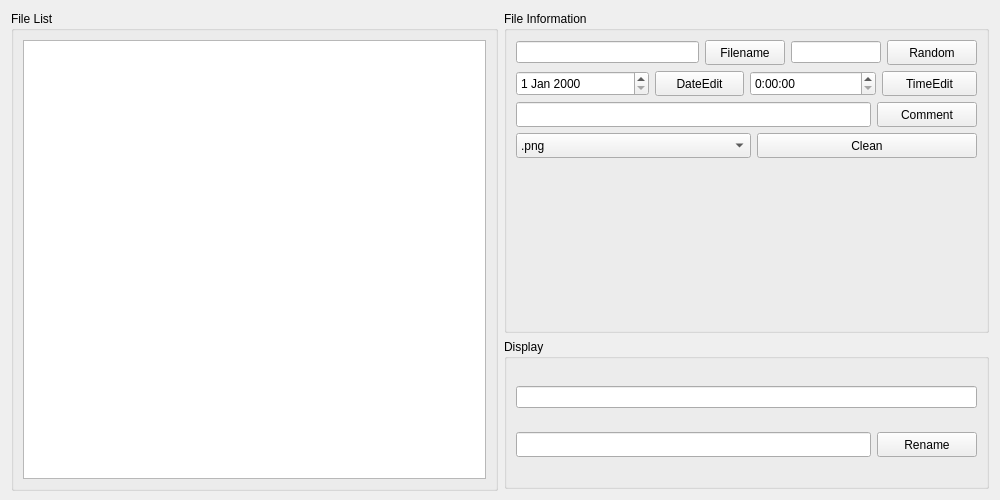
<?xml version="1.0" encoding="UTF-8"?>
<ui version="4.0">
 <class>Widget</class>
 <widget class="QWidget" name="Widget">
  <property name="geometry">
   <rect>
    <x>0</x>
    <y>0</y>
    <width>1000</width>
    <height>500</height>
   </rect>
  </property>
  <property name="minimumSize">
   <size>
    <width>1000</width>
    <height>500</height>
   </size>
  </property>
  <property name="windowTitle">
   <string>Widget</string>
  </property>
  <layout class="QHBoxLayout" name="horizontalLayout_2">
   <item>
    <layout class="QHBoxLayout" name="horizontalLayout">
     <item>
      <widget class="QGroupBox" name="FileListGroupBox">
       <property name="minimumSize">
        <size>
         <width>487</width>
         <height>480</height>
        </size>
       </property>
       <property name="title">
        <string>File List</string>
       </property>
       <layout class="QHBoxLayout" name="horizontalLayout_4">
        <item>
         <widget class="QListWidget" name="listWidget"/>
        </item>
       </layout>
      </widget>
     </item>
     <item>
      <layout class="QVBoxLayout" name="verticalLayout">
       <item>
        <widget class="QGroupBox" name="FileInformationGroupBox">
         <property name="minimumSize">
          <size>
           <width>485</width>
           <height>0</height>
          </size>
         </property>
         <property name="title">
          <string>File Information</string>
         </property>
         <layout class="QVBoxLayout" name="verticalLayout_2">
          <item>
           <layout class="QHBoxLayout" name="horizontalLayout_11">
            <item>
             <layout class="QHBoxLayout" name="horizontalLayout_5">
              <item>
               <widget class="QLineEdit" name="lineEdit_Filename"/>
              </item>
              <item>
               <widget class="QPushButton" name="pushButton_Filename">
                <property name="minimumSize">
                 <size>
                  <width>0</width>
                  <height>25</height>
                 </size>
                </property>
                <property name="maximumSize">
                 <size>
                  <width>16777215</width>
                  <height>25</height>
                 </size>
                </property>
                <property name="text">
                 <string>Filename</string>
                </property>
               </widget>
              </item>
             </layout>
            </item>
            <item>
             <layout class="QHBoxLayout" name="horizontalLayout_8">
              <item>
               <widget class="QLineEdit" name="lineEdit_Random">
                <property name="minimumSize">
                 <size>
                  <width>90</width>
                  <height>0</height>
                 </size>
                </property>
                <property name="maximumSize">
                 <size>
                  <width>90</width>
                  <height>16777215</height>
                 </size>
                </property>
               </widget>
              </item>
              <item>
               <widget class="QPushButton" name="pushButton_Random">
                <property name="minimumSize">
                 <size>
                  <width>90</width>
                  <height>25</height>
                 </size>
                </property>
                <property name="maximumSize">
                 <size>
                  <width>90</width>
                  <height>25</height>
                 </size>
                </property>
                <property name="text">
                 <string>Random</string>
                </property>
               </widget>
              </item>
             </layout>
            </item>
           </layout>
          </item>
          <item>
           <layout class="QHBoxLayout" name="horizontalLayout_10">
            <item>
             <layout class="QHBoxLayout" name="horizontalLayout_6">
              <item>
               <widget class="QDateEdit" name="dateEdit">
                <property name="minimumSize">
                 <size>
                  <width>133</width>
                  <height>25</height>
                 </size>
                </property>
                <property name="maximumSize">
                 <size>
                  <width>16777215</width>
                  <height>25</height>
                 </size>
                </property>
               </widget>
              </item>
              <item>
               <widget class="QPushButton" name="pushButton_DateEdit">
                <property name="minimumSize">
                 <size>
                  <width>0</width>
                  <height>25</height>
                 </size>
                </property>
                <property name="maximumSize">
                 <size>
                  <width>16777215</width>
                  <height>25</height>
                 </size>
                </property>
                <property name="text">
                 <string>DateEdit</string>
                </property>
               </widget>
              </item>
             </layout>
            </item>
            <item>
             <layout class="QHBoxLayout" name="horizontalLayout_7">
              <item>
               <widget class="QTimeEdit" name="timeEdit">
                <property name="minimumSize">
                 <size>
                  <width>126</width>
                  <height>25</height>
                 </size>
                </property>
                <property name="maximumSize">
                 <size>
                  <width>16777215</width>
                  <height>25</height>
                 </size>
                </property>
                <property name="currentSection">
                 <enum>QDateTimeEdit::HourSection</enum>
                </property>
                <property name="displayFormat">
                 <string>H:mm:ss</string>
                </property>
               </widget>
              </item>
              <item>
               <widget class="QPushButton" name="pushButton_TimeEdit">
                <property name="minimumSize">
                 <size>
                  <width>0</width>
                  <height>25</height>
                 </size>
                </property>
                <property name="maximumSize">
                 <size>
                  <width>16777215</width>
                  <height>25</height>
                 </size>
                </property>
                <property name="text">
                 <string>TimeEdit</string>
                </property>
               </widget>
              </item>
             </layout>
            </item>
           </layout>
          </item>
          <item>
           <layout class="QHBoxLayout" name="horizontalLayout_9">
            <item>
             <widget class="QLineEdit" name="lineEdit_comment">
              <property name="minimumSize">
               <size>
                <width>350</width>
                <height>25</height>
               </size>
              </property>
              <property name="maximumSize">
               <size>
                <width>16777215</width>
                <height>25</height>
               </size>
              </property>
             </widget>
            </item>
            <item>
             <widget class="QPushButton" name="pushButton_Comment">
              <property name="minimumSize">
               <size>
                <width>100</width>
                <height>25</height>
               </size>
              </property>
              <property name="maximumSize">
               <size>
                <width>16777215</width>
                <height>25</height>
               </size>
              </property>
              <property name="text">
               <string>Comment</string>
              </property>
             </widget>
            </item>
           </layout>
          </item>
          <item>
           <layout class="QHBoxLayout" name="horizontalLayout_12">
            <item>
             <widget class="QComboBox" name="comboBox">
              <property name="minimumSize">
               <size>
                <width>0</width>
                <height>25</height>
               </size>
              </property>
              <property name="maximumSize">
               <size>
                <width>16777215</width>
                <height>25</height>
               </size>
              </property>
              <item>
               <property name="text">
                <string>.png</string>
               </property>
              </item>
              <item>
               <property name="text">
                <string>.jpg</string>
               </property>
              </item>
              <item>
               <property name="text">
                <string>.jpeg</string>
               </property>
              </item>
              <item>
               <property name="text">
                <string>.mp3</string>
               </property>
              </item>
              <item>
               <property name="text">
                <string>.mp4</string>
               </property>
              </item>
              <item>
               <property name="text">
                <string>.avi</string>
               </property>
              </item>
             </widget>
            </item>
            <item>
             <widget class="QPushButton" name="pushButton_Clean">
              <property name="minimumSize">
               <size>
                <width>220</width>
                <height>25</height>
               </size>
              </property>
              <property name="maximumSize">
               <size>
                <width>220</width>
                <height>25</height>
               </size>
              </property>
              <property name="text">
               <string>Clean</string>
              </property>
             </widget>
            </item>
           </layout>
          </item>
          <item>
           <spacer name="verticalSpacer">
            <property name="orientation">
             <enum>Qt::Vertical</enum>
            </property>
            <property name="sizeHint" stdset="0">
             <size>
              <width>20</width>
              <height>259</height>
             </size>
            </property>
           </spacer>
          </item>
         </layout>
        </widget>
       </item>
       <item>
        <widget class="QGroupBox" name="DisplayGroupBox">
         <property name="minimumSize">
          <size>
           <width>485</width>
           <height>150</height>
          </size>
         </property>
         <property name="maximumSize">
          <size>
           <width>16777215</width>
           <height>16777215</height>
          </size>
         </property>
         <property name="title">
          <string>Display</string>
         </property>
         <layout class="QVBoxLayout" name="verticalLayout_3">
          <item>
           <widget class="QLineEdit" name="lineEdit">
            <property name="readOnly">
             <bool>true</bool>
            </property>
           </widget>
          </item>
          <item>
           <layout class="QHBoxLayout" name="horizontalLayout_3">
            <item>
             <widget class="QLineEdit" name="lineEdit_Display">
              <property name="minimumSize">
               <size>
                <width>0</width>
                <height>25</height>
               </size>
              </property>
              <property name="dragEnabled">
               <bool>false</bool>
              </property>
              <property name="readOnly">
               <bool>false</bool>
              </property>
             </widget>
            </item>
            <item>
             <widget class="QPushButton" name="pushButton_Rename">
              <property name="minimumSize">
               <size>
                <width>100</width>
                <height>25</height>
               </size>
              </property>
              <property name="text">
               <string>Rename</string>
              </property>
             </widget>
            </item>
           </layout>
          </item>
         </layout>
        </widget>
       </item>
      </layout>
     </item>
    </layout>
   </item>
  </layout>
 </widget>
 <resources/>
 <connections/>
</ui>
